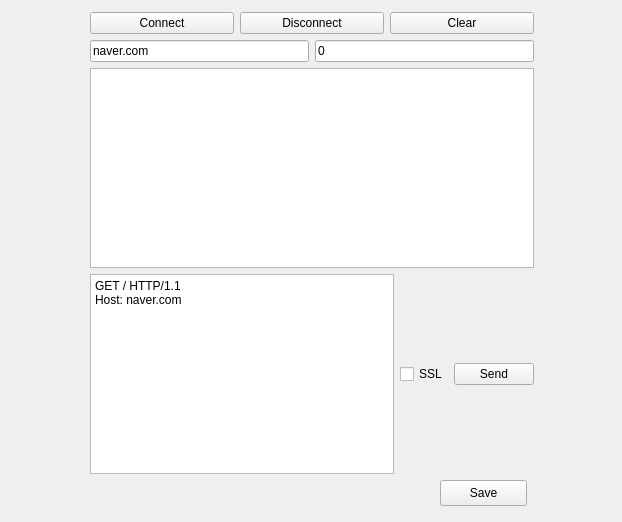
<?xml version="1.0" encoding="UTF-8"?>
<ui version="4.0">
 <class>Widget</class>
 <widget class="QWidget" name="Widget">
  <property name="geometry">
   <rect>
    <x>0</x>
    <y>0</y>
    <width>622</width>
    <height>522</height>
   </rect>
  </property>
  <property name="windowTitle">
   <string>Widget</string>
  </property>
  <widget class="QWidget" name="layoutWidget">
   <property name="geometry">
    <rect>
     <x>90</x>
     <y>12</y>
     <width>444</width>
     <height>462</height>
    </rect>
   </property>
   <layout class="QVBoxLayout" name="verticalLayout">
    <item>
     <layout class="QHBoxLayout" name="horizontalLayout">
      <item>
       <widget class="QPushButton" name="pbConnect">
        <property name="text">
         <string>Connect</string>
        </property>
       </widget>
      </item>
      <item>
       <widget class="QPushButton" name="pbDisconnect">
        <property name="text">
         <string>Disconnect</string>
        </property>
       </widget>
      </item>
      <item>
       <widget class="QPushButton" name="pbClear">
        <property name="text">
         <string>Clear</string>
        </property>
       </widget>
      </item>
     </layout>
    </item>
    <item>
     <layout class="QHBoxLayout" name="horizontalLayout_2">
      <item>
       <widget class="QLineEdit" name="leHost">
        <property name="text">
         <string>naver.com</string>
        </property>
       </widget>
      </item>
      <item>
       <widget class="QLineEdit" name="lePort">
        <property name="text">
         <string>0</string>
        </property>
       </widget>
      </item>
     </layout>
    </item>
    <item>
     <widget class="QPlainTextEdit" name="pteMessage"/>
    </item>
    <item>
     <layout class="QHBoxLayout" name="horizontalLayout_3">
      <item>
       <widget class="QPlainTextEdit" name="pteSend">
        <property name="plainText">
         <string>GET / HTTP/1.1
Host: naver.com

</string>
        </property>
       </widget>
      </item>
      <item>
       <widget class="QCheckBox" name="pbConnectSSL">
        <property name="text">
         <string>SSL</string>
        </property>
       </widget>
      </item>
      <item>
       <widget class="QPushButton" name="pbSend">
        <property name="text">
         <string>Send</string>
        </property>
       </widget>
      </item>
     </layout>
    </item>
   </layout>
  </widget>
  <widget class="QPushButton" name="pbSave">
   <property name="geometry">
    <rect>
     <x>440</x>
     <y>480</y>
     <width>87</width>
     <height>26</height>
    </rect>
   </property>
   <property name="text">
    <string>Save</string>
   </property>
  </widget>
 </widget>
 <resources/>
 <connections/>
</ui>
